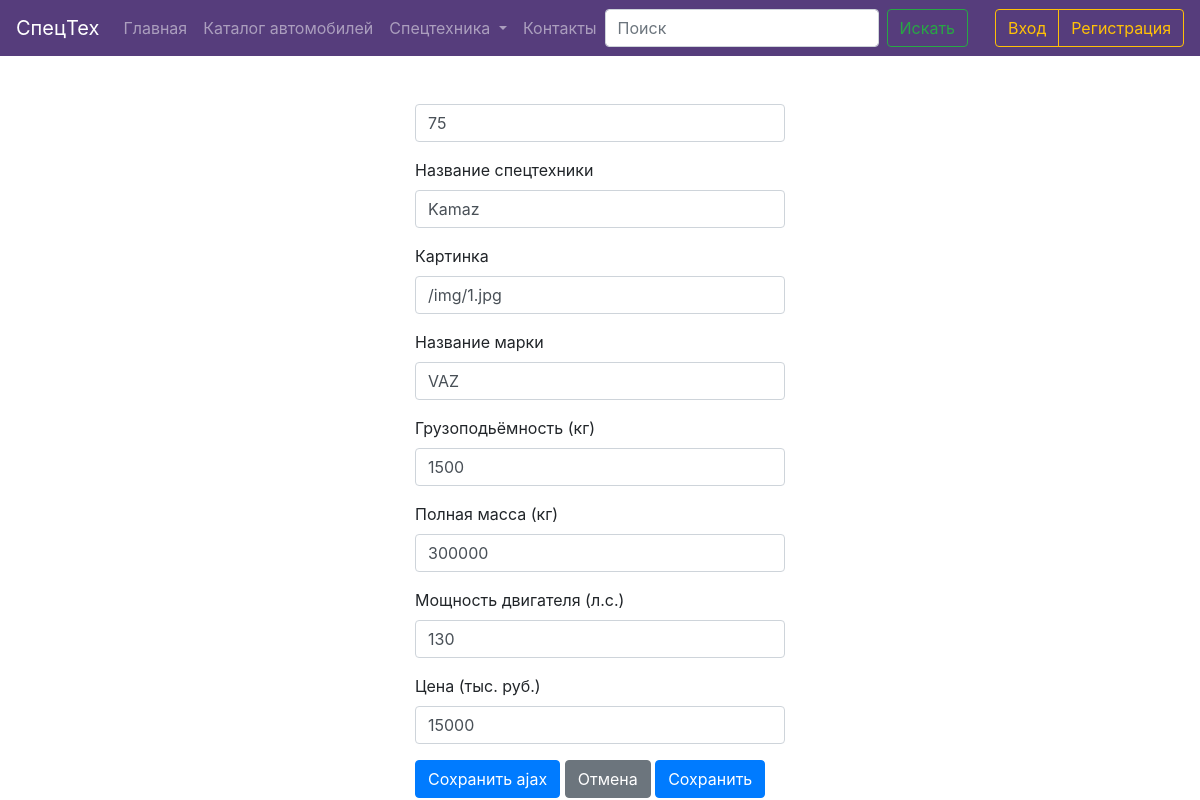
Screenshot of /catalog/edit/75/ with the database file from the repository.
### spectech/models.py (models this page shows)
class Technic(models.Model):
    name = models.CharField(max_length=130)
    modell = models.CharField(max_length=100)
    marka = models.CharField(max_length=130)
    gruz = models.CharField(max_length=130)
    massa = models.CharField(max_length=130)
    dvig = models.CharField(max_length=130)
    cost = models.CharField(max_length=130)

### spectech/views.py (the view)
# urls.py: path('catalog/edit/<int:id>/', views.edit),
def edit(request, id):
    tech = Technic.objects.get(id=id)
    if request.method == "POST":
        print("post")
        tech.name = request.POST.get("name")
        tech.modell = request.POST.get("modell")
        tech.marka = request.POST.get("marka")
        tech.gruz = request.POST.get("gruz")
        tech.massa = request.POST.get("massa")
        tech.dvig = request.POST.get("dvig")
        tech.cost = request.POST.get("cost")
        tech.save()
        return HttpResponseRedirect("/catalog/")
    else:
        return render(request, "web/edit.html", {"tech": tech})

### templates/web/edit.html (shortened to what this page needs)
<!DOCTYPE html>
<html lang="en">
<head>
  <link rel="stylesheet" href="https://maxcdn.bootstrapcdn.com/bootstrap/4.0.0/css/bootstrap.min.css">
</head>
<body>
<nav class="navbar navbar-expand-lg navbar-dark sticky-top"  style="background-color:#563d7c">
  <a class="navbar-brand" href="#">СпецТех</a>
  <div class="collapse navbar-collapse" id="navbarSupportedContent">
    <ul class="navbar-nav mr-auto">
        <a class="nav-link" href="/">Главная <span class="sr-only">(current)</span></a>
      <li class="nav-item">
        <a class="nav-link" href="/catalog">Каталог автомобилей</a>
      </li>
      <li class="nav-item dropdown">
        <a class="nav-link dropdown-toggle" href="#" id="navbarDropdown" role="button" data-toggle="dropdown" aria-haspopup="true" aria-expanded="false">
          Спецтехника
        </a>
      </li>
      <li class="nav-item">
        <a class="nav-link" href="#">Контакты</a>
      </li>
	  <form class="form-inline my-2 my-lg-0">
        <input class="form-control mr-sm-2" type="search" placeholder="Поиск" aria-label="Search">
        <button class="btn btn-outline-success my-2 my-sm-0" type="submit">Искать</button>
	  </form>
    </ul>
	<div class="btn-group" role="group" aria-label="Basic example">
        <button type="button" class="btn btn-outline-warning" data-toggle="modal" data-target="#exampleModal1" >Вход</button>
        <button type="button" class="btn btn-outline-warning" data-toggle="modal" data-target="#exampleModal">Регистрация</button>
	</div>
  </div>
</nav>
<br><br>
<div class="container col-md-4">
    <form>
            <div class="form-group">
				<input type="text" class="form-control" name="id" id="id" value="{{ tech.id }}"/>
			</div>
			<div class="form-group">
				<label>Название спецтехники</label>
				<input type="text" class="form-control" name="name" id="name_input" value="{{ tech.name }}"/>
			</div>
            <div class="form-group">
				<label for="exampleInputPassword1">Картинка</label>
				<input type="text" class="form-control" name="modell" id="modell_input" value="{{ tech.modell }}"/>
			</div>
			<div class="form-group">
				<label>Название марки</label>
				<input type="text" class="form-control" name="marka" id="marka_input" value="{{ tech.marka }}"/>
			</div>
			<div class="form-group">
				<label for="exampleInputPassword1">Грузоподьёмность (кг)</label>
				<input type="text" class="form-control" name="gruz" id="gruz_input" value="{{ tech.gruz }}"/>
			</div>
			<div class="form-group">
				<label for="exampleInputPassword1">Полная масса (кг)</label>
				<input type="text" class="form-control" name="massa" id="massa_input" value="{{ tech.massa }}"/>
			</div>
			<div class="form-group">
				<label for="exampleInputPassword1">Мощность двигателя (л.с.)</label>
				<input type="text" class="form-control" name="dvig" id="dvig_input" value="{{ tech.dvig }}"/>
			</div>
			<div class="form-group">
				<label for="exampleInputPassword1">Цена (тыс. руб.)</label>
				<input type="text" class="form-control" name="cost" id="cost_input" value="{{ tech.cost }}"/>
			</div>
                <button type="submit" class="btn btn-primary" id="update_button">Сохранить ajax</button>
			    <button type="button" class="btn btn-secondary" href="/catalog" >Отмена</button>
                <button type="submit" class="btn btn-primary">Сохранить</button>
		</form>
</div>
</body>
</html>

### rows the page displays
Technic: id "75", name "Kamaz", modell "/img/1.jpg", marka "VAZ", gruz "1500", massa "300000", dvig "130", cost "15000"
